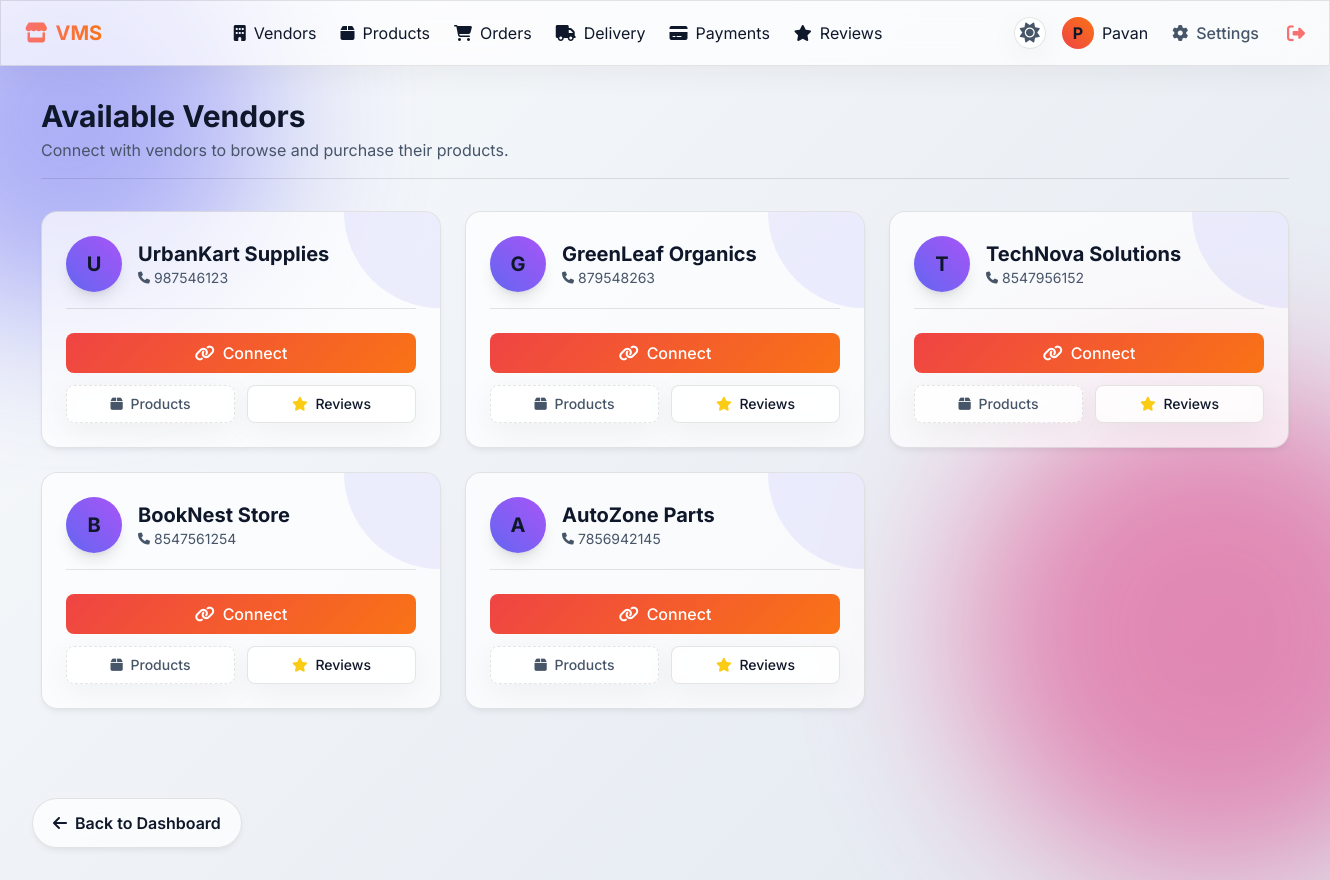
/vendors (signed in), run on the app's committed database.
### tables this page shows
CREATE TABLE users(
    id INTEGER PRIMARY KEY AUTOINCREMENT,
    username TEXT UNIQUE,
    password TEXT,
    role TEXT,
    mobile TEXT
);

### app.py (the view)
@app.route('/vendors')
def vendors():
    if 'user' not in session:
        return redirect('/login')
    conn = get_db()
    vendors = conn.execute(
        "SELECT username,mobile FROM users WHERE role='vendor'"
    ).fetchall()
    connected = conn.execute(
        "SELECT vendor FROM connections WHERE customer=?",
        (session['user'],)
    ).fetchall()
    connected_vendors = [
        v['vendor'] for v in connected
    ]
    return render_template(
        'vendors.html',
        vendors=vendors,
        connected_vendors=connected_vendors
    )

### app.py (called while the page is built)
def get_db():
    conn = sqlite3.connect("vendor.db")
    conn.row_factory = sqlite3.Row
    return conn

### templates/vendors.html (shortened to what this page needs)
{% extends "base.html" %}
{% block content %}
<div class="fade-in">
    <div class="flex justify-between items-center mb-8 border-b border-glass pb-4">
        <div>
            <h1 class="text-3xl font-bold">Available Vendors</h1>
            <p class="text-muted mt-1">Connect with vendors to browse and purchase their products.</p>
        </div>
    </div>
    {% if vendors %}
    <div class="grid grid-cols-1 md:grid-cols-2 lg:grid-cols-3 gap-6">
        {% for vendor in vendors %}
        <div class="glass-card p-6 flex flex-col relative overflow-hidden group">
            <div class="absolute top-0 right-0 w-24 h-24 bg-indigo-500/10 rounded-bl-full z-0 transition-transform group-hover:scale-110"></div>
            <div class="relative z-10 flex items-center gap-4 mb-6 border-b border-glass pb-4">
                <div class="w-14 h-14 rounded-full bg-gradient-to-tr from-indigo-500 to-purple-500 flex items-center justify-center text-main text-xl font-bold shadow-lg">
                    {{ vendor['username'][0]|upper }}
                </div>
                <div>
                    <h3 class="text-xl font-bold text-main">{{ vendor['username'] }}</h3>
                    <p class="text-sm text-muted flex items-center gap-1">
                        <i class="fa-solid fa-phone text-xs"></i> {{ vendor['mobile'] }}
                    </p>
                </div>
            </div>
            <div class="relative z-10 space-y-3 mt-auto">
                {% if vendor['username'] in connected_vendors %}
                    <div class="bg-green-500/20 text-green-400 border border-green-500/30 w-full py-2 rounded-lg text-center font-medium flex items-center justify-center gap-2 mb-3">
                        <i class="fa-solid fa-handshake"></i> Connected
                    </div>
                    <div class="grid grid-cols-2 gap-3">
                        <a href="/vendor_products/{{ vendor['username'] }}" class="glass-panel text-center py-2 rounded-lg hover:bg-white/10 transition-colors text-sm font-medium">
                            <i class="fa-solid fa-box mr-1 text-pink-400"></i> Products
                        </a>
                        <a href="/vendor_reviews/{{ vendor['username'] }}" class="glass-panel text-center py-2 rounded-lg hover:bg-white/10 transition-colors text-sm font-medium">
                            <i class="fa-solid fa-star mr-1 text-yellow-400"></i> Reviews
                        </a>
                    </div>
                {% else %}
                    <form method="POST" action="/select_vendor" class="mb-3">
                        <button type="submit" class="btn-glow w-full py-2 rounded-lg font-medium flex items-center justify-center gap-2">
                            <i class="fa-solid fa-link"></i> Connect
                        </button>
                    </form>
                    <div class="grid grid-cols-2 gap-3">
                        <div class="glass-panel text-center py-2 rounded-lg text-muted text-sm font-medium cursor-not-allowed border-dashed" title="Connect to view">
                            <i class="fa-solid fa-box mr-1"></i> Products
                        </div>
                        <a href="/vendor_reviews/{{ vendor['username'] }}" class="glass-panel text-center py-2 rounded-lg hover:bg-white/10 transition-colors text-sm font-medium">
                            <i class="fa-solid fa-star mr-1 text-yellow-400"></i> Reviews
                        </a>
                    </div>
                {% endif %}
            </div>
        </div>
        {% endfor %}
    </div>
    {% else %}
    <div class="glass-panel p-12 text-center rounded-2xl">
        <div class="text-5xl text-muted mb-4"><i class="fa-solid fa-store-slash"></i></div>
        <h3 class="text-xl font-bold mb-2">No Vendors Found</h3>
        <p class="text-muted">There are currently no vendors registered on the platform.</p>
    </div>
    {% endif %}
</div>
{% endblock %}

### static/css/style.css (style rules this page uses)
:root { --bg-gradient-1: #0f172a; --bg-gradient-2: #1e1b4b; --accent-glow: rgba(239, 68, 68, 0.4); --accent-btn: linear-gradient(135deg, #ef4444, #f97316); --accent-btn-hover: linear-gradient(135deg, #dc2626, #ea580c); --glass-bg: rgba(255, 255, 255, 0.05); --glass-border: rgba(255, 255, 255, 0.1); --glass-border-hover: rgba(255, 255, 255, 0.2); --text-primary: #f8fafc; --text-secondary: #94a3b8; --input-bg: rgba(255, 255, 255, 0.03); --input-focus: rgba(255, 255, 255, 0.08); --panel-shadow: 0 8px 32px 0 rgba(0, 0, 0, 0.3); --card-shadow: 0 4px 6px -1px rgba(0, 0, 0, 0.1), 0 2px 4px -1px rgba(0, 0, 0, 0.06); --card-shadow-hover: 0 10px 15px -3px rgba(0, 0, 0, 0.2), 0 0 20px var(--accent-glow); --status-pending-bg: rgba(249, 115, 22, 0.2); --status-pending-text: #fdba74; --status-pending-border: rgba(249, 115, 22, 0.3); --status-accepted-bg: rgba(59, 130, 246, 0.2); --status-accepted-text: #93c5fd; --status-accepted-border: rgba(59, 130, 246, 0.3); --status-processing-bg: rgba(168, 85, 247, 0.2); --status-processing-text: #d8b4fe; --status-processing-border: rgba(168, 85, 247, 0.3); --status-shipped-bg: rgba(99, 102, 241, 0.2); --status-shipped-text: #a5b4fc; --status-shipped-border: rgba(99, 102, 241, 0.3); --status-out-bg: rgba(6, 182, 212, 0.2); --status-out-text: #67e8f9; --status-out-border: rgba(6, 182, 212, 0.3); --status-delivered-bg: rgba(34, 197, 94, 0.2); --status-delivered-text: #86efac; --status-delivered-border: rgba(34, 197, 94, 0.3); --status-cancel-bg: rgba(239, 68, 68, 0.2); --status-cancel-text: #fca5a5; --status-cancel-border: rgba(239, 68, 68, 0.3); }
[data-theme="light"] { --bg-gradient-1: #f8fafc; --bg-gradient-2: #e2e8f0; --accent-glow: rgba(239, 68, 68, 0.2); --glass-bg: rgba(255, 255, 255, 0.7); --glass-border: rgba(0, 0, 0, 0.1); --glass-border-hover: rgba(0, 0, 0, 0.2); --text-primary: #0f172a; --text-secondary: #475569; --input-bg: rgba(255, 255, 255, 0.9); --input-focus: #ffffff; --panel-shadow: 0 8px 32px 0 rgba(0, 0, 0, 0.05); --card-shadow: 0 4px 6px -1px rgba(0, 0, 0, 0.05), 0 2px 4px -1px rgba(0, 0, 0, 0.03); --card-shadow-hover: 0 10px 15px -3px rgba(0, 0, 0, 0.1), 0 0 20px var(--accent-glow); --status-pending-bg: #fff7ed; --status-pending-text: #c2410c; --status-accepted-bg: #eff6ff; --status-accepted-text: #1d4ed8; --status-processing-bg: #faf5ff; --status-processing-text: #7e22ce; --status-shipped-bg: #eef2ff; --status-shipped-text: #4338ca; --status-out-bg: #ecfeff; --status-out-text: #0e7490; --status-delivered-bg: #f0fdf4; --status-delivered-text: #15803d; --status-cancel-bg: #fef2f2; --status-cancel-text: #b91c1c; }
body { background: linear-gradient(135deg, var(--bg-gradient-1), var(--bg-gradient-2)); background-attachment: fixed; color: var(--text-primary); font-family: 'Inter', sans-serif; min-height: 100vh; overflow-x: hidden; transition: background 0.3s ease, color 0.3s ease; }
.glass-panel { background: var(--glass-bg); backdrop-filter: blur(16px); -webkit-backdrop-filter: blur(16px); border: 1px solid var(--glass-border); box-shadow: var(--panel-shadow); transition: all 0.3s ease; }
.glass-card { background: var(--glass-bg); backdrop-filter: blur(12px); -webkit-backdrop-filter: blur(12px); border: 1px solid var(--glass-border); border-radius: 1rem; box-shadow: var(--card-shadow); transition: all 0.3s ease; }
.btn-glow { background: var(--accent-btn); color: white !important; border: none; transition: all 0.3s ease; font-weight: 600; }
.fade-in { animation: fadeIn 0.8s ease-out forwards; opacity: 0; }
.text-main { color: var(--text-primary); }
.text-muted { color: var(--text-secondary); }
.border-glass { border-color: var(--glass-border); }

### data on the page
users: username "U", username "UrbanKart Supplies", mobile "987546123"
users: username "G", username "GreenLeaf Organics", mobile "879548263"
users: username "T", username "TechNova Solutions", mobile "8547956152"
users: username "B", username "BookNest Store", mobile "8547561254"
users: username "A", username "AutoZone Parts", mobile "7856942145"

### other printed values
{{ session['user'][0]|upper }} "P"
{{ session['user'] }} "Pavan"
